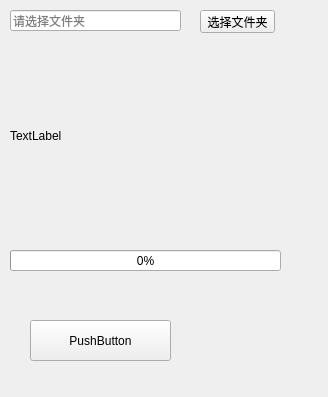
<?xml version="1.0" encoding="UTF-8"?>
<ui version="4.0">
 <class>MainWindow</class>
 <widget class="QMainWindow" name="MainWindow">
  <property name="geometry">
   <rect>
    <x>0</x>
    <y>0</y>
    <width>328</width>
    <height>397</height>
   </rect>
  </property>
  <property name="windowTitle">
   <string>MainWindow</string>
  </property>
  <widget class="QWidget" name="centralwidget">
   <widget class="QPushButton" name="pushButton">
    <property name="geometry">
     <rect>
      <x>30</x>
      <y>320</y>
      <width>141</width>
      <height>41</height>
     </rect>
    </property>
    <property name="text">
     <string>PushButton</string>
    </property>
   </widget>
   <widget class="QProgressBar" name="progressBar">
    <property name="geometry">
     <rect>
      <x>10</x>
      <y>250</y>
      <width>271</width>
      <height>21</height>
     </rect>
    </property>
    <property name="value">
     <number>0</number>
    </property>
   </widget>
   <widget class="QLabel" name="photo_show">
    <property name="geometry">
     <rect>
      <x>10</x>
      <y>50</y>
      <width>281</width>
      <height>171</height>
     </rect>
    </property>
    <property name="text">
     <string>TextLabel</string>
    </property>
   </widget>
   <widget class="QLineEdit" name="lineEdit">
    <property name="geometry">
     <rect>
      <x>10</x>
      <y>10</y>
      <width>171</width>
      <height>21</height>
     </rect>
    </property>
    <property name="placeholderText">
     <string>请选择文件夹</string>
    </property>
   </widget>
   <widget class="QPushButton" name="select_file">
    <property name="geometry">
     <rect>
      <x>200</x>
      <y>10</y>
      <width>75</width>
      <height>23</height>
     </rect>
    </property>
    <property name="text">
     <string>选择文件夹</string>
    </property>
   </widget>
  </widget>
 </widget>
 <resources/>
 <connections/>
</ui>
